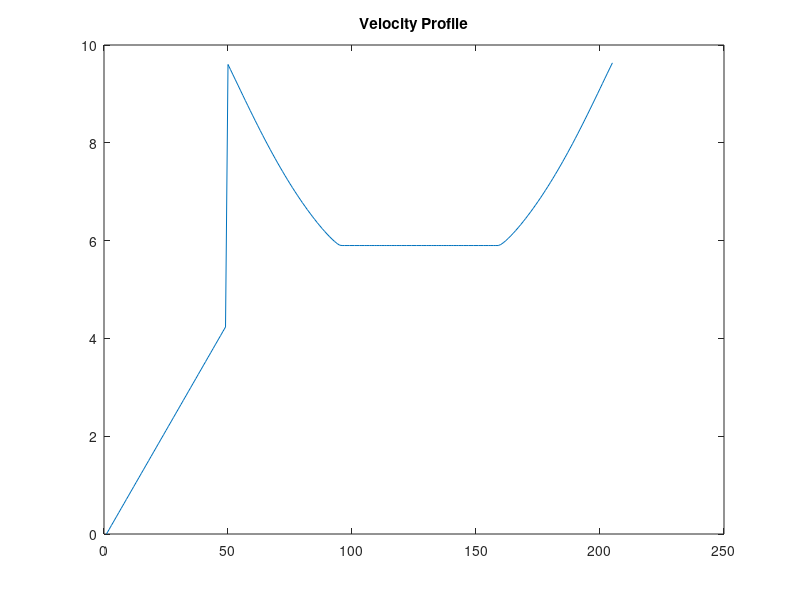

Write the MATLAB code that produced this figure.
%% proj_test_harness2
clear variables;
close all;
clc;

load('project_data.mat');
vx_prof = zeros(length(path.s_m),1);
ax_prof = zeros(length(path.s_m),1);
guess_limit =50;
ux_max = 40;
ux_min = 0;
R = 8.7; %m
amax = 4;
ax_max = 3;
v_clothoid_end = sqrt(R*amax);
lclothoid = 11.6; %m
lstraight = 24.1;


% variables for finding start s and end s
s_ecl1 = 0; %ecl for entered clothoid
s_ecl1_idx = 0;
s_xcl1_idx = 0;
s_xcl1 = 0;
tolerance = 0.20;

for idx = 1:length(path.s_m)-1
    if path.k_1pm(idx)==0 && ((path.k_1pm(idx) - path.k_1pm(idx+1)) ~= 0)
        s_ecl1 = path.s_m(idx);
        s_xcl1 = s_ecl1 + lclothoid;
        %index of path entering the first clothoid
        s_ecl1_idx = idx;
    end
    if ((abs(path.s_m(idx)-s_xcl1) < tolerance) && s_xcl1 ~= 0)
        %index exiting the first clothoid
        s_xcl1_idx = idx;
        break
    end
end

% code to fix indexing by 1
s_ecl1_idx = s_ecl1_idx + 1;
s_xcl1_idx = s_xcl1_idx + 1;

% code to construct velocity profile for straight path
% assumes a linear growth in velocity from 0 using y = mx, where m is
% just velocity/length; note that graph is discontinous --> need to scale
% down the other parts of the path; also we start halfway in the middle of
% the straight, not at the beginning

t = sqrt(lstraight/ax_max);
start_idx = 1;
ds = 0.25;

v_straight_1 = ax_max * t;

for i = start_idx:s_ecl1_idx - 1
    
    vx_prof(i) = v_straight_1/lstraight * path.s_m(i);
end

% fill in velocity profile with the speed at the end of first clothoid, this
% is also equal to the velocity of the arc and the speed at the beginning
% of the 2nd arc

clothoid_indexes = s_xcl1_idx - s_ecl1_idx; % clothoid 1 and 2 have the same length so thats cool
s_ecl2_idx = 159; % magic numbers but we need a way to find these indexes (maybe something
s_xcl2_idx = 205;   % similar to the for loop in the beginning)
vx_prof(s_xcl1_idx) = v_clothoid_end;
vx_prof(s_ecl2_idx) = v_clothoid_end;


% fills in velocity profile at the first clothoid
for i = 1:clothoid_indexes
    
    dux_ds = sqrt(amax^2 - (path.k_1pm(s_xcl1_idx - i + 1)*vx_prof(s_xcl1_idx - i + 1)^2)^2)...
        /vx_prof(s_xcl1_idx - i + 1);
    vx_prof(s_xcl1_idx - i) = vx_prof(s_xcl1_idx - i + 1) + dux_ds*ds; % + dux_ds... because decelerating through curve
end

% creates velocity profile through the arc of constant radius
for i = s_xcl1_idx:s_ecl2_idx
    vx_prof(i) = v_clothoid_end;
end

% creates velocity profile throught the second clothoid
for i = s_ecl2_idx:s_xcl2_idx
    
    dux_ds = sqrt(amax^2 - (path.k_1pm(i)*vx_prof(i)^2)^2)...
        /vx_prof(i);
    vx_prof(i + 1) = vx_prof(i)+dux_ds*ds;
end

% plots the velocity profile for the indexes we have so far
vx_total = vx_prof(start_idx:s_xcl2_idx);
plot(vx_total);
title('Velocity Profile');


